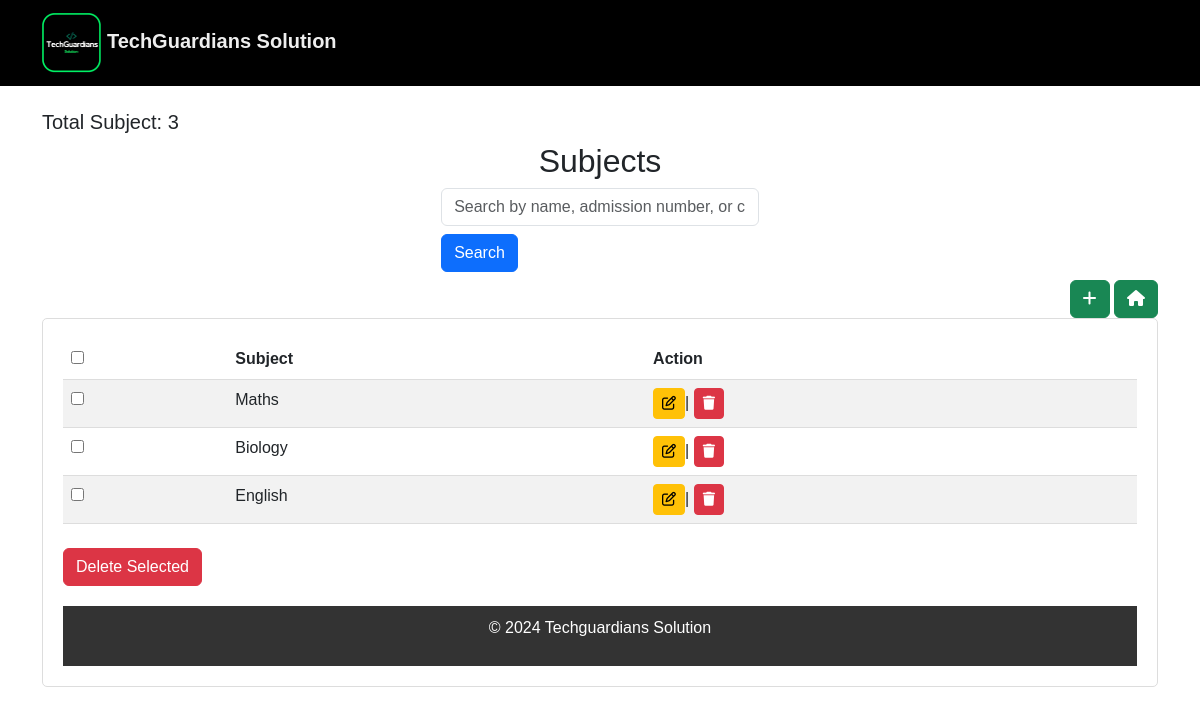
Screenshot of /subject_list/ with the database file from the repository.
### students/models.py (models this page shows, shortened)
class Subject(models.Model):
    name = models.CharField(max_length=100)

### students/views.py (the view)
# urls.py: path('subject_list/',views.subjects,name='subject_list'),
def subjects(request):
    query = request.GET.get('q', '')  # Get the search query from the request
    if query:
        subjects = Subject.objects.filter(
            Q(name__icontains=query)
        )
    else:
        subjects = Subject.objects.all()
    subject_count = subjects.count()  # Count the number of students
    return render(request, 'students/subject_list.html', {'subjects': subjects, 'subject_count': subject_count})

### template/students/subject_list.html (shortened to what this page needs)
{% load i18n %}
{% load static %}
<!DOCTYPE html>
<html lang="en">
<head>
    <link href="https://cdn.jsdelivr.net/npm/bootstrap@5.3.0/dist/css/bootstrap.min.css" rel="stylesheet">
    <link rel="stylesheet" href="https://cdnjs.cloudflare.com/ajax/libs/font-awesome/6.6.0/css/all.min.css"/>
</head>
<body>
    <nav class="navbar navbar-expand-lg navbar-dark">
        <div class="container">
          <a class="navbar-brand" href="Homepage.html">
            {% load static %}
            <img src="{% static 'tech1.png' %}" alt="Jubilee international" style="height: 60px; width:fit-content">
            TechGuardians Solution
          </a>
        </div>
    </nav>
    <div class="container mt-4">
        <h5>{% trans "Total Subject:" %} {{ subject_count }}</h5>
        <h2 class="text-center">{% trans "Subjects" %}</h2>
        <div class="search-container mb-2">
            <form method="get" class="d-flex flex-wrap gap-2">
                <input type="text" name="q" class="form-control" placeholder="Search by name, admission number, or class" value="{{ query }}">
                <button type="submit" class="btn btn-primary">Search</button>
            </form>
               </div>
            <div style="text-align: right;">
                <button class="btn btn-success"><a href="{% url 'add_subject' %}" style="color: white; text-decoration: none;"><i class="fa-solid fa-plus"></i></a></button>
                <button class="btn btn-success"><a href="{% url 'home' %}" style="color: white; text-decoration: none;"><i class="fa-solid fa-house"></i></i></a></button>
            </div>
            <div class="table-container">
            <form id="deleteForm" method="POST" action="{% url 'delete_selected_subject' %}">
                    <table class="table table-striped">
                        <thead>
                            <tr>
                                <th><input type="checkbox" id="selectAll"></th>
                                    <th>{% trans "Subject" %} </th>
                                    <th>{% trans "Action" %}</th>
                                </tr>
                        </thead>
                        <tbody>
                            {% for subjects in subjects %}
                            <td><input type="checkbox" name="selected_subject" value="{{ subjects.pk }}"></td>
                            <td>
                              {{subjects.name}}
                              </td>
                                <td>
                                    <a href="{% url 'edit_subject' subjects.pk %}" class="btn btn-sm btn-warning"><i class="fa-regular fa-pen-to-square"></i></a>|
                                    <a href="{% url 'delete_subject' subjects.pk %}" class="btn btn-sm btn-danger" onclick="return confirm('Are you sure?');"><i class="fa-solid fa-trash"></i></a>
                                </td>
                            {% endfor %}
                        </tbody>
                    </table>
                  <button type="submit" class="btn btn-danger mt-2" onclick="return confirm('Are you sure you want to delete selected Subjects ?');">
                    {% trans "Delete Selected" %}
                </button>
            </form>
    <footer>
        <p>&copy; 2024 Techguardians Solution</p>
    </footer>
</body>
</html>

### template/students/subject_list.html (style rules this page uses)
body { font-family: Arial, sans-serif; }
.navbar { background-color: black; }
.navbar-brand { color: #eee; font-weight: bold; }
.table-container { overflow-x: auto; padding: 20px; }
table { width: 100%; border-collapse: collapse; }
th, td { padding: 12px; border-bottom: 1px solid #ddd; text-align: left; }
th { background: #2c2c2c; color: white; }
.search-container { display: flex; flex-wrap: wrap; justify-content: center; gap: 10px; }
footer { background-color: #333; color: white; text-align: center; padding: 10px; margin-top: 20px; }
body { font-family: Arial, sans-serif; margin: 0; padding: 0; }
.table-container { max-height: 400px; overflow-y: auto; border: 1px solid #ddd; border-radius: 5px; }
th, td { padding: 12px; border-bottom: 1px solid #ddd; text-align: left; white-space: nowrap; }
thead { position: sticky; top: 0; background: #2c2c2c; color: white; z-index: 2; }

### rows the page displays
Subject: name "Maths"
Subject: name "Biology"
Subject: name "English"

### other values shown
{{ subject_count }} "3"
